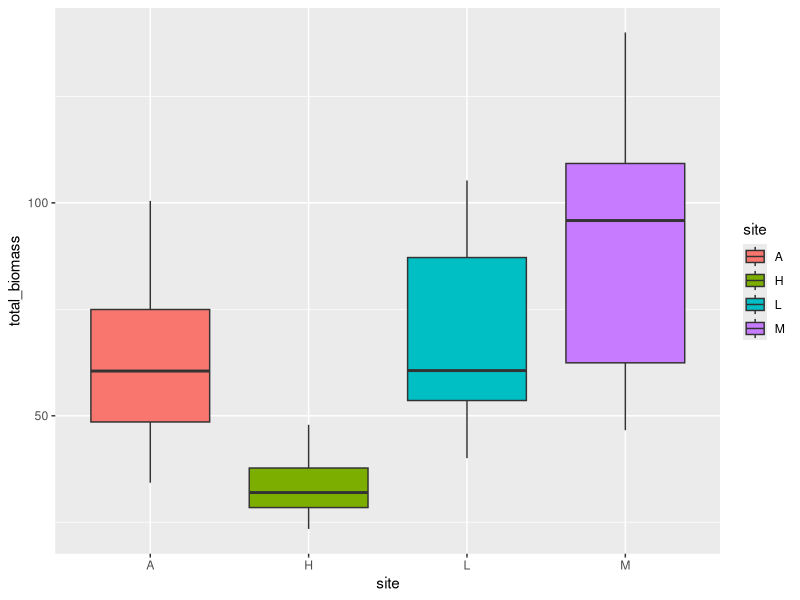

The R script that drew this image:
##########################
#### Mt Gonga Biomass ####
##########################


#### Loading libraries ####

library(tidyverse) #dplyr included
library(readxl)



#### Importing the data ####

gonga_biomass <- "biomass2015.xls"


#Option 1 (each sheet separately)

#Find the names of the Excel-sheets
#excel_sheets(path = gonga_biomass)

#Importing each sheet
#site_L <- read_excel(gonga_biomass, sheet = "Site L")
#site_M <- read_excel(gonga_biomass, sheet = "Site M")
#site_A <- read_excel(gonga_biomass, sheet = "Site A")
#site_H <- read_excel(gonga_biomass, sheet = "Site H")


#Option 2 (all sheets together - better option)
gonga_data <- 1:4 %>%
  map_dfr(~read_excel(path = "biomass2015.xls", sheet = .x))

#hello


#### Summarise production to find total biomass ####

gonga_biomass.df <- gonga_data %>%
  group_by(site, plot) %>%
  summarise(total_biomass = sum(production, na.rm = TRUE))



#### Making the plot ####
biomass_figure <- ggplot(data = gonga_biomass.df, aes(x = site, y = total_biomass, fill = site)) +
  geom_boxplot()

biomass_figure

